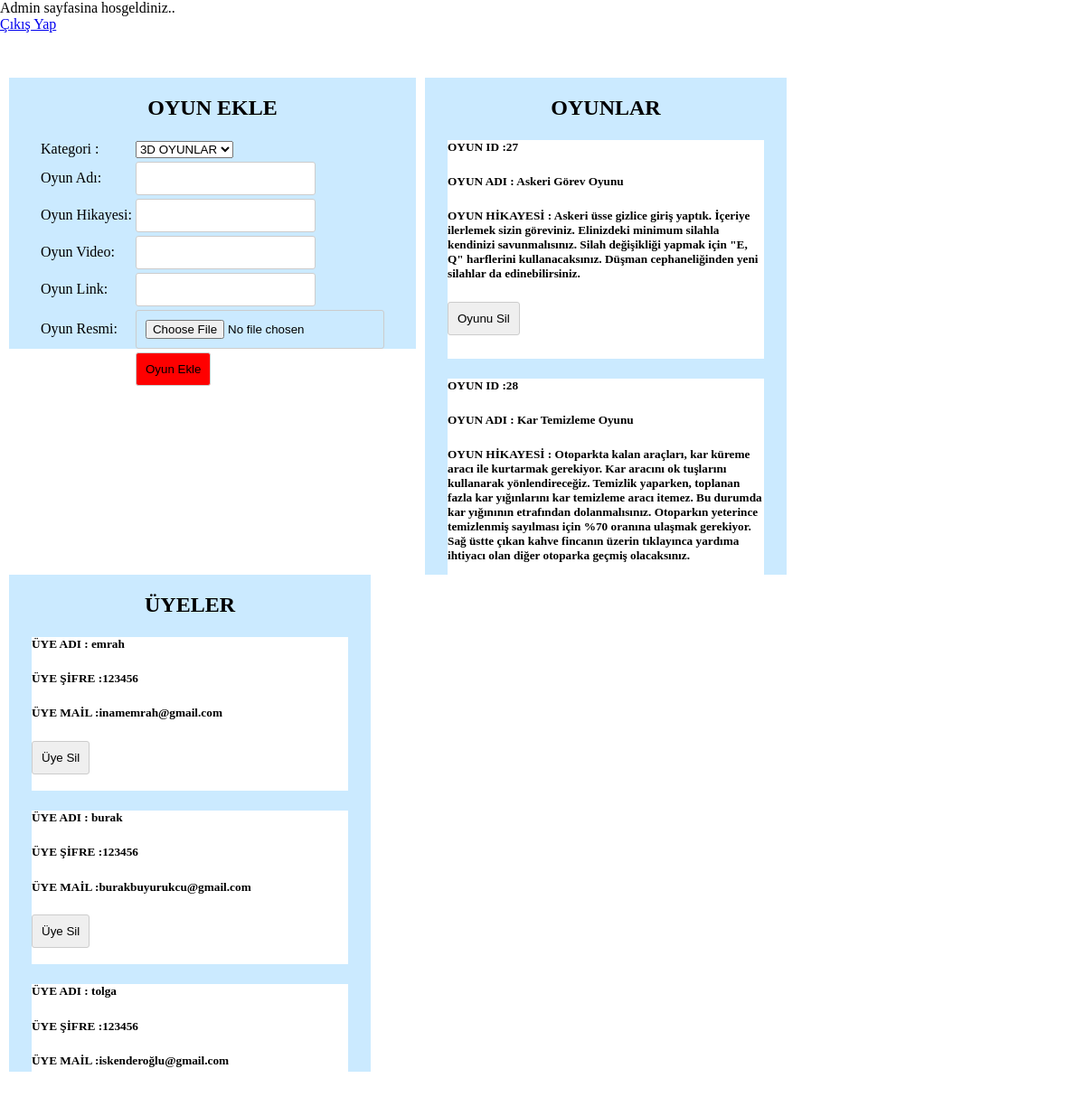
The app's page /admin/admin_panel.php (signed in) with its own data.
### tables this page shows
CREATE TABLE IF NOT EXISTS `oyun_ozellik` (
`oyun_id` int(11) NOT NULL,
  `oyun_link` varchar(200) NOT NULL,
  `oyun_adi` varchar(200) NOT NULL,
  `oyun_resim` varchar(200) NOT NULL,
  `oyun_hikayesi` varchar(500) NOT NULL,
  `oyun_video` varchar(300) NOT NULL,
  `kategori_id` int(11) NOT NULL
);

CREATE TABLE IF NOT EXISTS `uyeler` (
`k_id` int(11) NOT NULL,
  `kadi` varchar(50) NOT NULL,
  `pass` varchar(20) NOT NULL,
  `mail` varchar(50) NOT NULL
);

### admin/admin_panel.php (the view, shortened to what this page needs)
<html>
<head>
<?php
if(!isset($_SESSION["login"])){
echo "Bu sayfayı görüntüleme yetkiniz yoktur.";
header("Location:index.php");
}else{
echo "Admin sayfasina hosgeldiniz..<br>";
echo "<a href=logout.php>Çıkış Yap</a>";
}
?>
</head>
<body>
<div id="genel">
<div id="oyunekle">
<center><h2>OYUN EKLE</h2></center>
    <form action="?" method="POST">
        <center>
        <table>
        <tr>
            <td> Kategori : </td>
            <td>
            <select name="kategori_id"/>
                <option value="1">3D OYUNLAR</option>
            </td>
        </tr>
        <tr>
            <td>Oyun Adı:</td> <td> <input type="text" name="oyun_adi"> </td>
        </tr>
        <tr>
            <td>Oyun Hikayesi:</td> <td><input type="text" name="oyun_hikayesi"></td>
        </tr>
         <tr>
            <td>Oyun Video:</td> <td><input type="text" name="oyun_video"></td>
        </tr>
        <tr>
            <td>Oyun Link:</td> <td><input type="text" name="oyun_link"></td>
        </tr>
         <tr>
            <td>Oyun Resmi:</td> <td><input type="file" name="oyun_resim"/></td>
        </tr>
        <tr>
            <td></td> <td><input type="submit" id="button" value ="Oyun Ekle"></td>
        </tr>
        </table>
        </center>
    </form>
</div>
<div id="oyunlar">
<center><h2>OYUNLAR</h2></center>
         <?php
                    $baglanti=@mysqli_connect("localhost","root","","oyun");
                     $cek=mysqli_query( $baglanti,"select * from oyun_ozellik  ");
                     while($yaz=mysqli_fetch_array($cek))
                     {
                   echo '
                         <div id="oyun1">
                          <h5>   OYUN ID :'.$yaz['oyun_id'].'         </h5>
                          <h5>   OYUN  ADI : '.$yaz['oyun_adi'].' </h5>
                          <h5>   OYUN  HİKAYESİ :'.$yaz['oyun_hikayesi'].'       </h5>
                         <form method="post">
                         <input type="hidden" name="oyunsil_id" value="'.$yaz['oyun_id'].'"/>
                         <input type="submit" name="oyunsil" value="Oyunu Sil"/>
                         </form>
                         </div>
                         ';
                            }
  ?>
</div>
<div id="uyeler">
<center><h2>ÜYELER</h2></center>
 <?php
                    $baglanti=@mysqli_connect("localhost","root","","oyun");
                     $cek=mysqli_query( $baglanti,"select * from uyeler ");
                     while($yaz=mysqli_fetch_array($cek))
                     {
                   echo '
                         <div id="uye1">
                          <h5>      ÜYE  ADI : '.$yaz['kadi'].' </h5>
                          <h5>   ÜYE ŞİFRE :'.$yaz['pass'].'         </h5>
                          <h5>   ÜYE MAİL :'.$yaz['mail'].'         </h5>
                            <form method="post">
                         <input type="hidden" name="uyesil_id" value="'.$yaz['k_id'].'"/>
                         <input type="submit" name="uyesil" value="Üye Sil"/>
                         </form>
                         </div>';
                            }
  ?>
</div>
</div>
</body>
</html>

### admin/admin_panel.php (style rules this page uses)
body { margin: 0; padding: 0; background-color: white; }
input { padding: 10px;border:1px solid #ccc; border-radius: 3px; }
#button { background-color: red; cursor: pointer; }
#genel { margin-top: 50px; }
#oyunekle { background-color: #cbeaff; margin-left: 10px; width: 450px; height: 300px; float: left }
#oyunlar { background-color:#cbeaff; margin-left: 10px; width: 400px; float: left; height: 550px; overflow-y: scroll; }
#uyeler { background-color: #cbeaff; margin-left: 10px; margin-bottom: 10px; width: 400px; height: 550px; float: left; overflow-y: scroll; }
#uye1 { background-color: white; width: 350px; height: 170px; margin-bottom: 10px; margin-top: 10px; margin-left: 25px; }
#oyun1 { background-color: white; width: 350px; height: auto; padding-bottom: 10px; margin-bottom: 10px; margin-top: 10px; margin-left: 25px; }

### records on screen
oyun_ozellik: oyun_id "27", oyun_adi "Askeri Görev Oyunu", oyun_hikayesi "Askeri üsse gizlice giriş yaptık. İçeriye ilerlemek sizin göreviniz. Elinizdeki minimum silahla kendinizi savunmalısınız. Silah değişikliği yapmak için \"E, Q\" harflerini kullanacaksınız. Düşman cephaneliğinden yeni silahlar da edinebilirsiniz."
oyun_ozellik: oyun_id "28", oyun_adi "Kar Temizleme Oyunu", oyun_hikayesi "Otoparkta kalan araçları, kar küreme aracı ile kurtarmak gerekiyor. Kar aracını ok tuşlarını kullanarak yönlendireceğiz. Temizlik yaparken, toplanan fazla kar yığınlarını kar temizleme aracı itemez. Bu durumda kar yığınının etrafından dolanmalısınız. Otoparkın yeterince temizlenmiş sayılması için %70 oranına ulaşmak gerekiyor. Sağ üstte çıkan kahve fincanın üzerin tıklayınca yardıma ihtiyacı olan diğer otoparka geçmiş olacaksınız."
uyeler: kadi "emrah", pass "123456", mail "inamemrah@gmail.com"
uyeler: kadi "burak", pass "123456", mail "burakbuyurukcu@gmail.com"
uyeler: kadi "tolga", pass "123456", mail "iskenderoğlu@gmail.com"
